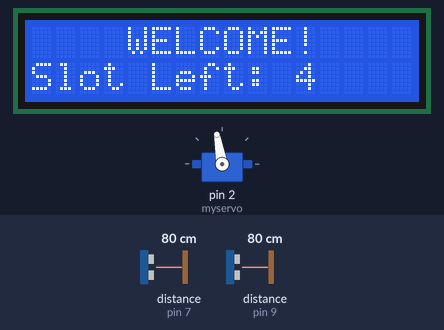
Bench run of a sketch on a simulated Arduino Uno, built with avr-gcc and run on an emulated ATmega328P. Parts: 16×2 character LCD, servo. Wiring (inferred from the names in the program): 2 × ultrasonic range finder: trigger pin 6, echo pin 7 / trigger pin 8, echo pin 9. The inputs (shaded band) are chosen by the test bench; at power-on: distance to the obstacle (sensors on pin 7, pin 9) 80 cm. The echo pulse lasts 58.3 µs per cm; what the sketch prints to the serial monitor is not drawn.

Above: at 3.2 s.
3.3 s: distance to the obstacle (sensor on pin 7) set to 12 cm
5.3 s: distance to the obstacle (sensor on pin 7) set to 9 cm
At 6.4 s:
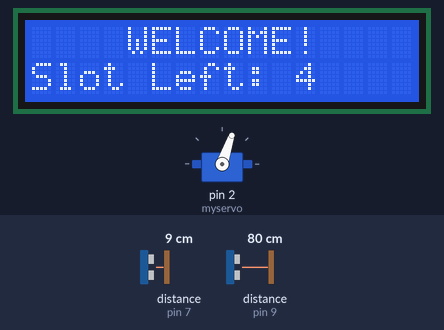
At 7.6 s:
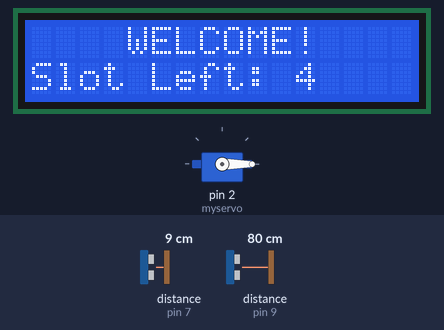
8.2 s: distance to the obstacle (sensor on pin 9) set to 2 cm
At 12.06 s:
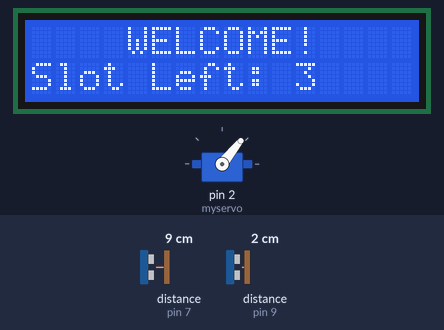
Timing chart, 0 to 18.3 s (numbered marks = the images above; inputs shaded):
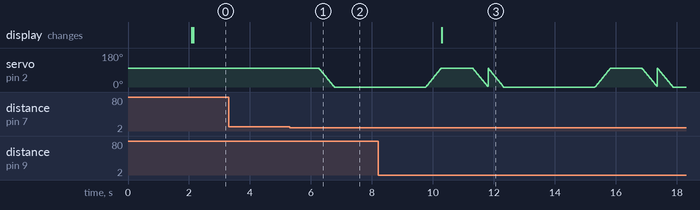

The sketch:

smart_parking.ino
```cpp
#include <Wire.h>
#include <LiquidCrystal_I2C.h>
#include <Servo.h>

// Initialize LCD (I2C address, columns, rows)
LiquidCrystal_I2C lcd(0x27, 16, 2);

// Initialize Servo
Servo myservo;

// Ultrasonic Sensor Pins
const int trigPin1 = 6;  // Trigger pin for Sensor 1 (Entry)
const int echoPin1 = 7;  // Echo pin for Sensor 1 (Entry)
const int trigPin2 = 8;  // Trigger pin for Sensor 2 (Exit)
const int echoPin2 = 9;  // Echo pin for Sensor 2 (Exit)

// Parking Slot Variables
int Slot = 4;   // Total number of parking slots
int flag1 = 0; // Flag for entry sensor
int flag2 = 0; // Flag for exit sensor

// Distance Threshold (in cm)
const int distanceThreshold = 10; // Adjust this value based on your setup

void setup() {
  Serial.begin(9600);

  // Initialize LCD
  lcd.init();
  lcd.backlight();

  // Set ultrasonic sensor pins
  pinMode(trigPin1, OUTPUT);
  pinMode(echoPin1, INPUT);
  pinMode(trigPin2, OUTPUT);
  pinMode(echoPin2, INPUT);

  // Attach Servo
  myservo.attach(2); // Servo connected to pin 2
  myservo.write(100); // Initial position (gate closed)

  // Display Welcome Message
  lcd.setCursor(0, 0);
  lcd.print("    ARDUINO    ");
  lcd.setCursor(0, 1);
  lcd.print(" PARKING SYSTEM ");
  delay(2000);
  lcd.clear();
}

long getDistance(int trigPin, int echoPin) {
  digitalWrite(trigPin, LOW);
  delayMicroseconds(2);
  digitalWrite(trigPin, HIGH);
  delayMicroseconds(10);
  digitalWrite(trigPin, LOW);
  long duration = pulseIn(echoPin, HIGH);
  return duration * 0.034 / 2; // Convert to cm
}

void smoothServoMove(int startPos, int endPos) {
  int step = (startPos < endPos) ? 1 : -1;
  for (int pos = startPos; pos != endPos; pos += step) {
    myservo.write(pos);
    delay(5); // Adjust delay for smoothness
  }
  myservo.write(endPos); // Ensure it reaches the final position
}

void loop() {
  // Measure distance from Entry Sensor
  long distance1 = getDistance(trigPin1, echoPin1);
  Serial.print("Distance 1: ");
  Serial.println(distance1);

  // Measure distance from Exit Sensor
  long distance2 = getDistance(trigPin2, echoPin2);
  Serial.print("Distance 2: ");
  Serial.println(distance2);

  // Check if a car is detected at the Entry Sensor
  if (distance1 < distanceThreshold && flag1 == 0) {
    Serial.println("Car detected at Entry");
    if (Slot > 0) {
      flag1 = 1;
      smoothServoMove(100, 0); // Open gate smoothly
      Slot = Slot - 1;  // Decrease available slots
      Serial.println("Gate opened for Entry");
    } else {
      lcd.setCursor(0, 0);
      lcd.print("    SORRY :(    ");
      lcd.setCursor(0, 1);
      lcd.print("  Parking Full  ");
      delay(3000);
      lcd.clear();
    }
  }

  // Check if a car is detected at the Exit Sensor
  if (distance2 < distanceThreshold && flag2 == 0) {
    Serial.println("Car detected at Exit");
    flag2 = 1;
    smoothServoMove(100, 0); // Open gate smoothly
    Slot = min(Slot + 1, 4);  // Increase available slots but not exceed 4
    Serial.println("Gate opened for Exit");
  }

  // Reset flags and close gate after car passes
  if (flag1 == 1 || flag2 == 1) {
    delay(3000); // Wait for car to pass
    smoothServoMove(0, 100); // Close gate smoothly
    flag1 = 0;
    flag2 = 0;
    Serial.println("Gate closed");
  }

  // Display available slots on LCD
  lcd.setCursor(0, 0);
  lcd.print("    WELCOME!    ");
  lcd.setCursor(0, 1);
  lcd.print("Slot Left: ");
  lcd.print(Slot);

  delay(1000); // Add a short delay to avoid rapid looping
}
```

Measured:
- the behaviour switches between 11 and 10 cm on distance to the obstacle (sensor on pin 7) (found by bisection; images 0 and 1)
- after the input at 3.3 s, every drawn part: stays the same
- after the input at 5.3 s, servo on pin 2 (myservo): moves from 100° to 0° over 0.50 s, starting after 0.95 s
